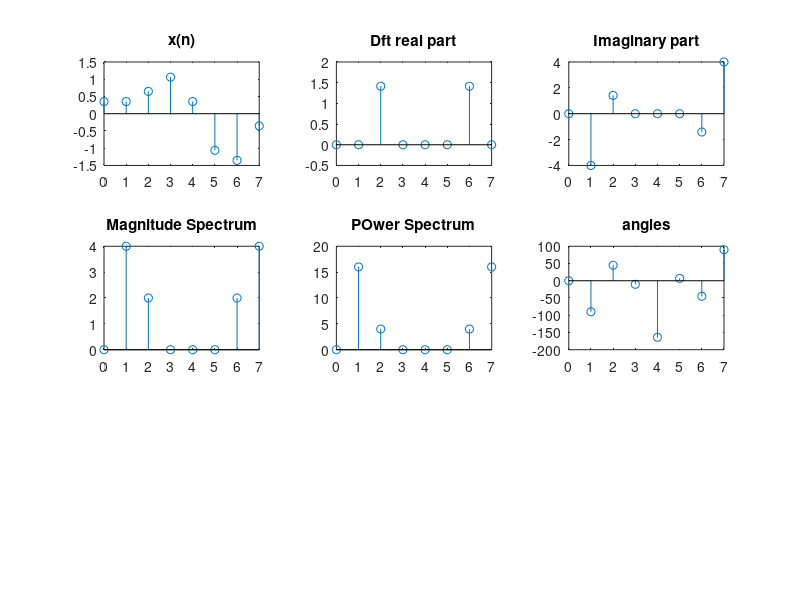

MATLAB code for this plot:
Fs = 8000;
ts= 1/Fs;
N = 8;
n = 0:N-1;
x = sin(2*pi*1000*n*ts) + .5*sin(2*pi*2000*n*ts + 3*pi/4);


subplot(3,3,1);
stem(n,x);
title("x(n)");
X = zeros(N,1);

for m = 1:N
  for n = 1:N
    X(m) = X(m) + x(n)* exp(-2j*pi*(n-1)*(m-1)/N);
  end
end  
n = 0:N-1; 
subplot(3,3,2);
stem(n,real(X));
title("Dft real part");

subplot(3,3,3)
stem(n,imag(X))
title("Imaginary part")

subplot(3,3,4)
stem(n,abs(X))
title("Magnitude Spectrum")

subplot(3,3,5)
stem(n,abs(X).^2)
title("POwer Spectrum");

subplot(3,3,6)
stem(n, angle(X)*180/pi)
title("angles")

 